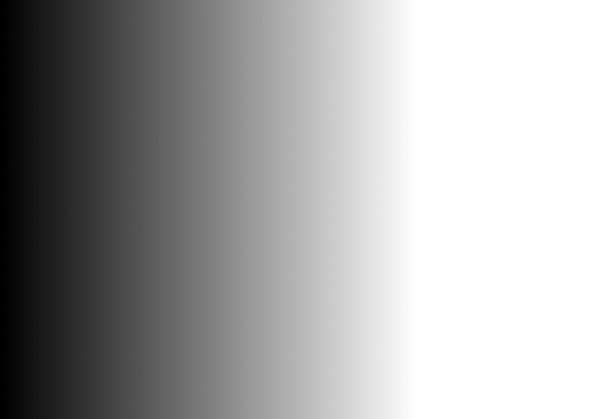
#> input picture CV/OpenCVpythonCrashCourseTwo/Photos/gradient_img.jpeg, 600 x 419 px
$ python thresholding.py
#> lines starting #> are read from the running program, lines starting #| are printed output that depends on the picture
import cv2
import matplotlib.pyplot as plt

""" Thresholding is separating or segmenting an object from it's background"""
""" However it is better to use in some case adaptive threshold.... cuz this simple_threshold wont work"""


img = cv2.imread('Photos/gradient_img.jpeg')
#> img is the input picture: shape (419, 600, 3); mean B, G, R 165.6, 165.8, 165.8
cv2.imshow('img', img)

_, threshed_img_1 = cv2.threshold(img, 127, 255, cv2.THRESH_BINARY)  # > 127 to 0 else to 255
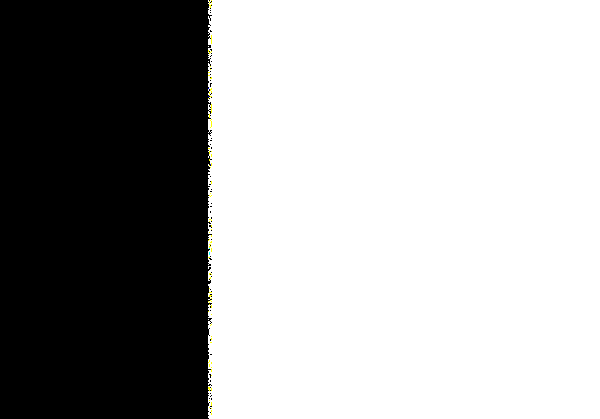
#> threshed_img_1: shape (419, 600, 3); mean B, G, R 166, 166.2, 166.2
_, threshed_img_2 = cv2.threshold(img, 50, 255, cv2.THRESH_BINARY)  # depend on the value
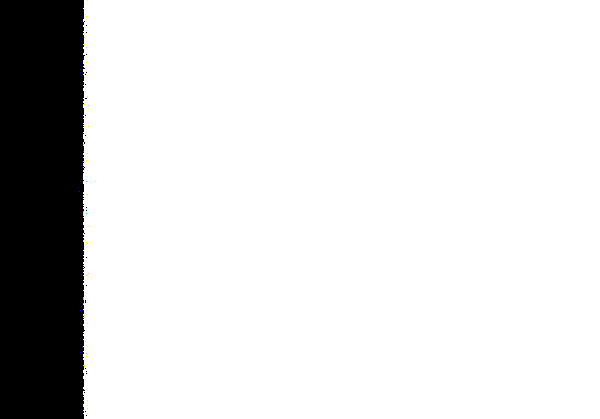
#> threshed_img_2: shape (419, 600, 3); mean B, G, R 219.4, 219.4, 219.4
_, threshed_img_3 = cv2.threshold(img, 200, 255, cv2.THRESH_BINARY_INV)
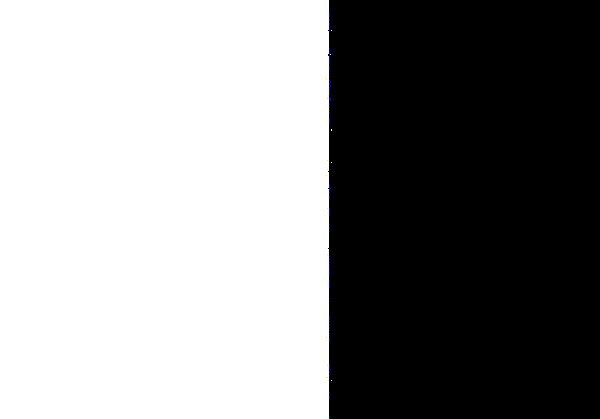
#> threshed_img_3: shape (419, 600, 3); mean B, G, R 140, 139.8, 139.8
_, threshed_img_4 = cv2.threshold(img, 127, 255, cv2.THRESH_TRUNC)
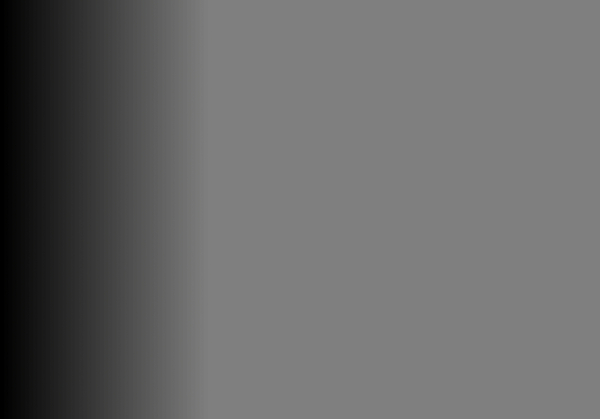
#> threshed_img_4: shape (419, 600, 3); mean B, G, R 104.6, 104.7, 104.7
_, threshed_img_5 = cv2.threshold(img, 127, 255, cv2.THRESH_TOZERO)
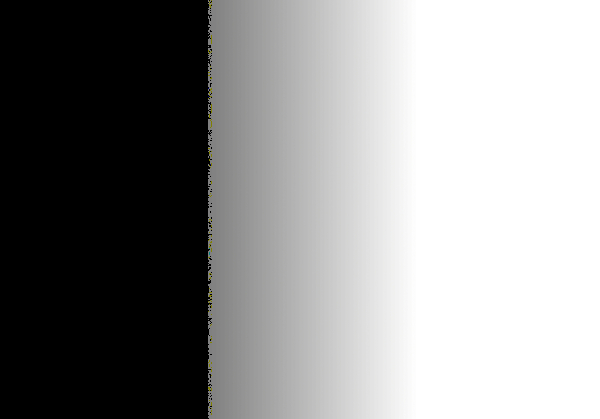
#> threshed_img_5: shape (419, 600, 3); mean B, G, R 143.7, 143.9, 143.9

""" instead of using 5 windows to show those images user plt with in for loop.... """
# [5 lines of commented-out code are left out]


"""    SHOWING MULTIPLE IMAGES ON ONE WIDOW AT THE SAME TIME   """

names = ['Original_img', 'BINARY', 'BINARY_INV', 'TRUNC', 'TOZERO', 'TOZERO_INV']
images = [img, threshed_img_1, threshed_img_2, threshed_img_3, threshed_img_4, threshed_img_5]

for i in range(len(names)):
    plt.subplot(2, 3, i+1), plt.imshow(images[i], 'gray')  # 2, 3 --> col and row
    plt.title(names[i])
    plt.xticks([]), plt.yticks([])

plt.show()
#> figure, not shown here; B, G, R data is drawn as R, G, B


cv2.waitKey(0)
cv2.destroyAllWindows()

$ run again, with CV/OpenCVpythonCrashCourseTwo/Photos/cat.jpeg copied over CV/OpenCVpythonCrashCourseTwo/Photos/gradient_img.jpeg
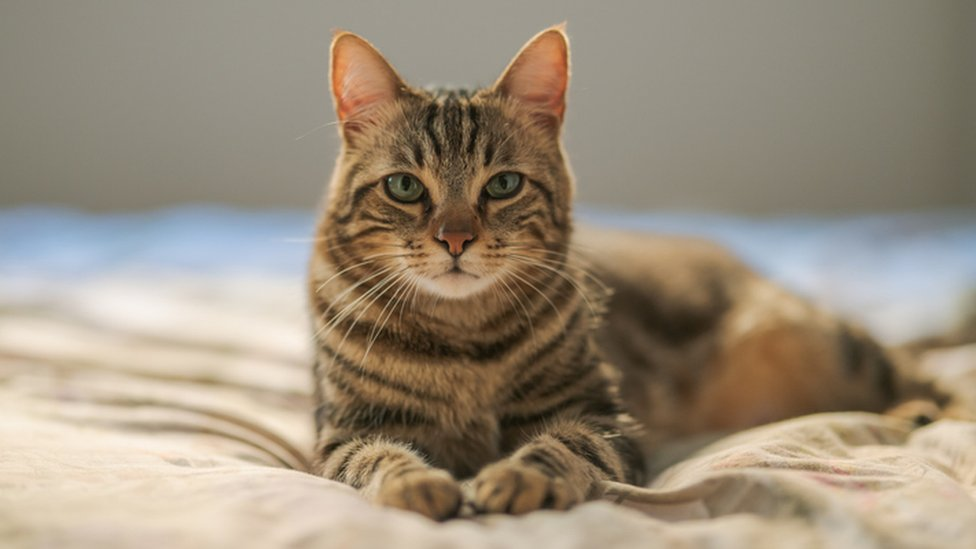
#> input picture CV/OpenCVpythonCrashCourseTwo/Photos/cat.jpeg, 976 x 549 px
#> img is the input picture: shape (549, 976, 3); mean B, G, R 124.7, 142.7, 155.3
#> `_, threshed_img_4 = cv2.threshold(img, 127, 255, cv2.THRESH_TRUNC)`:
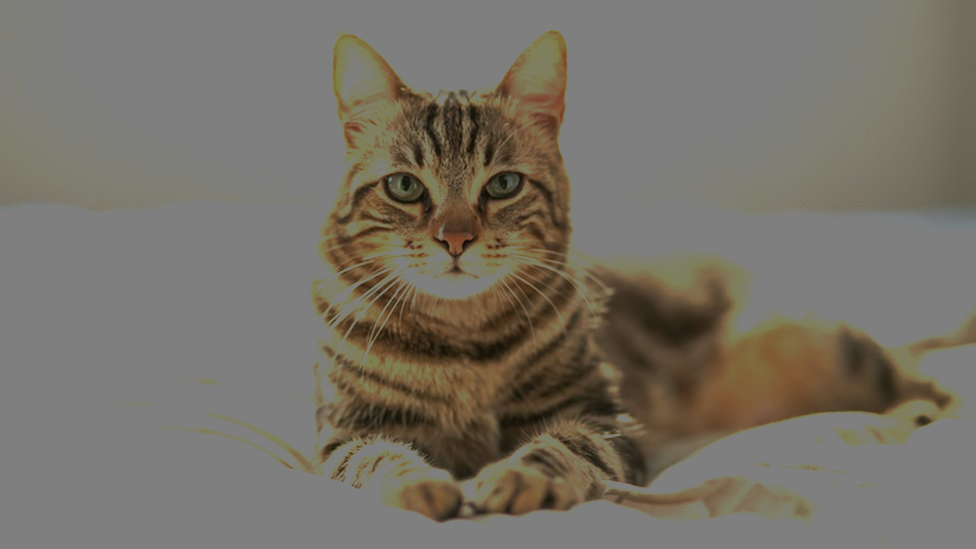
#> threshed_img_4: shape (549, 976, 3); mean B, G, R 104.1, 113.9, 119.2
#> `_, threshed_img_5 = cv2.threshold(img, 127, 255, cv2.THRESH_TOZERO)`:
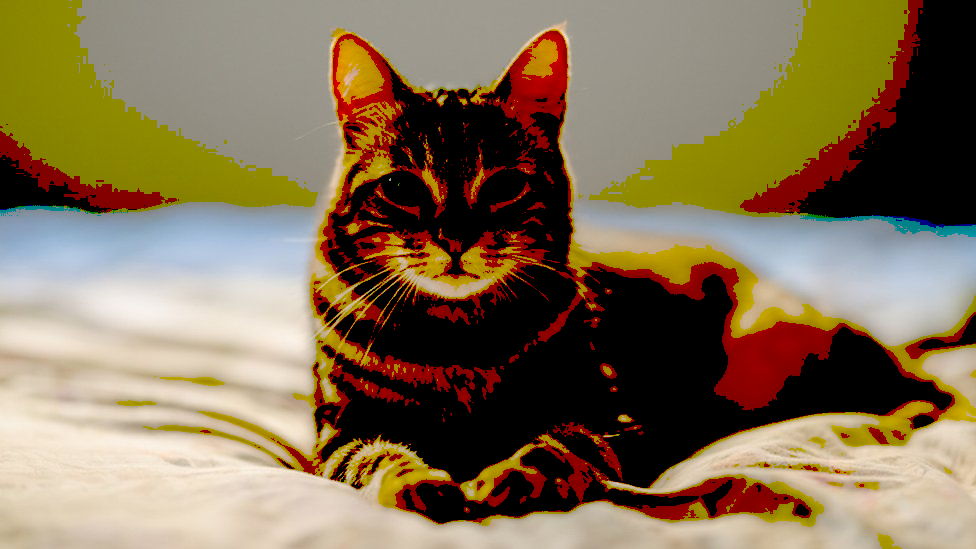
#> threshed_img_5: shape (549, 976, 3); mean B, G, R 84.8, 113.8, 132.6
